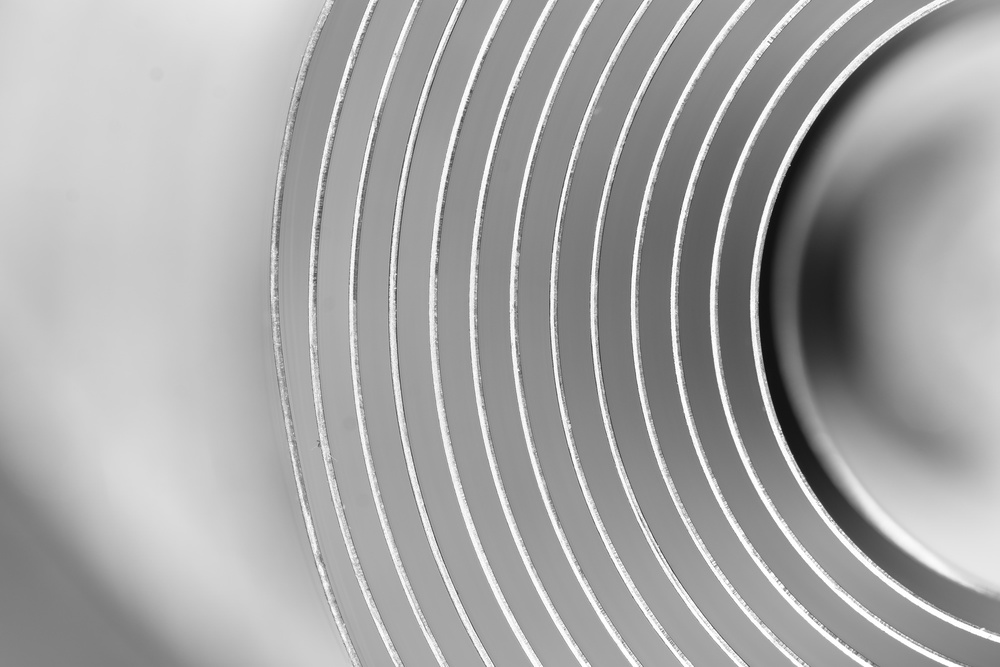
#> input picture sectorImage/img/src/copper/cpt1.jpg, 1000 x 667 px, shrunk from 6000 x 4000 before the run
$ python -i skeleton.py   (imports and definitions only)
#> lines starting #> are read from the running program, lines starting #| are printed output that depends on the picture
import numpy as np
import cv2


def find_skeleton(img):
    # Initialize arrays to do computation in place
    skeleton = np.zeros(img.shape, np.uint8)
    eroded = np.zeros(img.shape, np.uint8)
    temp = np.zeros(img.shape, np.uint8)

    kernel = cv2.getStructuringElement(cv2.MORPH_CROSS, (3, 3))

    while(True):
        cv2.erode(img, kernel, eroded)
        cv2.dilate(eroded, kernel, temp)
        cv2.subtract(img, temp, temp)
        cv2.bitwise_or(skeleton, temp, skeleton)
        img, eroded = eroded, img  # Swap instead of copy

        if cv2.countNonZero(img) == 0:
            return skeleton

>>> import cv2
>>> picture = cv2.imread('../../img/src/copper/cpt1.jpg')
#> picture is the input picture: shape (667, 1000, 3); min 12, max 255, mean 165.4
#> the loop in find_skeleton, `while(True):` made 1 pass
#> pass 1, in find_skeleton, `img, eroded = eroded, img`:
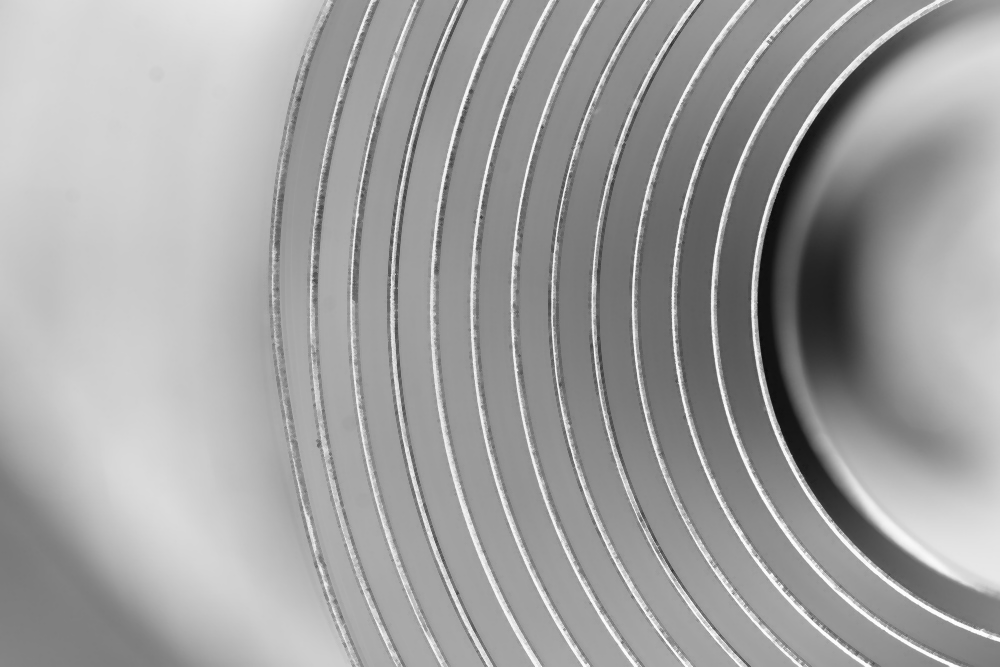
#> img: shape (667, 1000, 3); min 12, max 255, mean 160.4
#> after the loop in find_skeleton, `while(True):`:
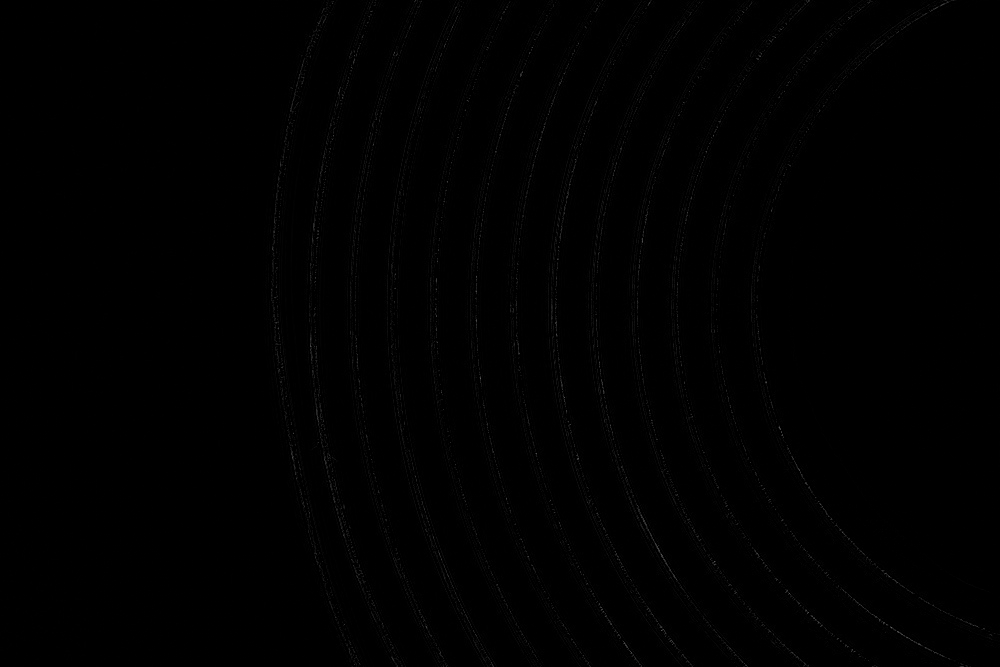
#> skeleton: shape (667, 1000, 3); min 0, max 98, mean 0.8
#> (the run stopped early here; a loop or call above may not have finished)

$ run again, on sectorImage/img/src/copper/cpt10.jpg
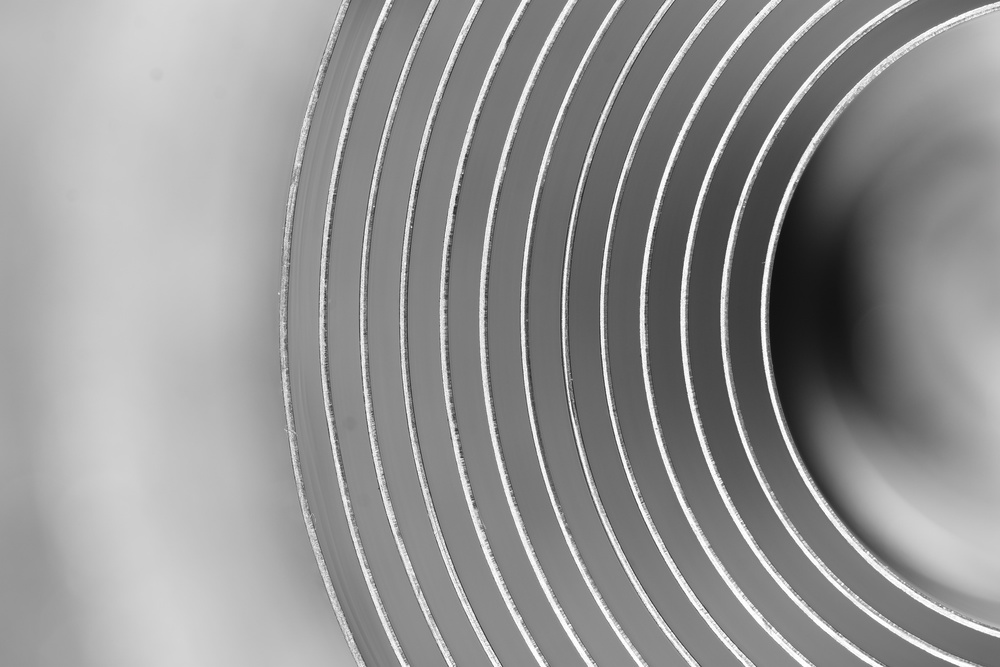
#> input picture sectorImage/img/src/copper/cpt10.jpg, 1000 x 667 px, shrunk from 6000 x 4000 before the run
#> picture is the input picture: shape (667, 1000, 3); mean B, G, R 146.8, 146.8, 146.8
#> the loop in find_skeleton, `while(True):` made 1 pass
#> pass 1, in find_skeleton, `img, eroded = eroded, img`:
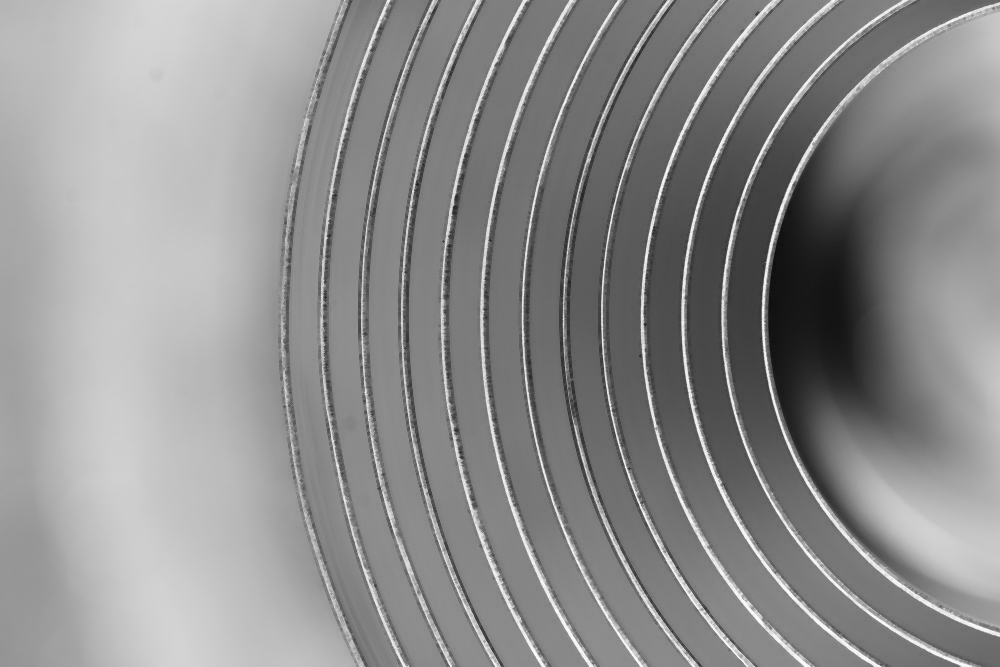
#> img: shape (667, 1000, 3); mean B, G, R 141.1, 141.1, 141.1
